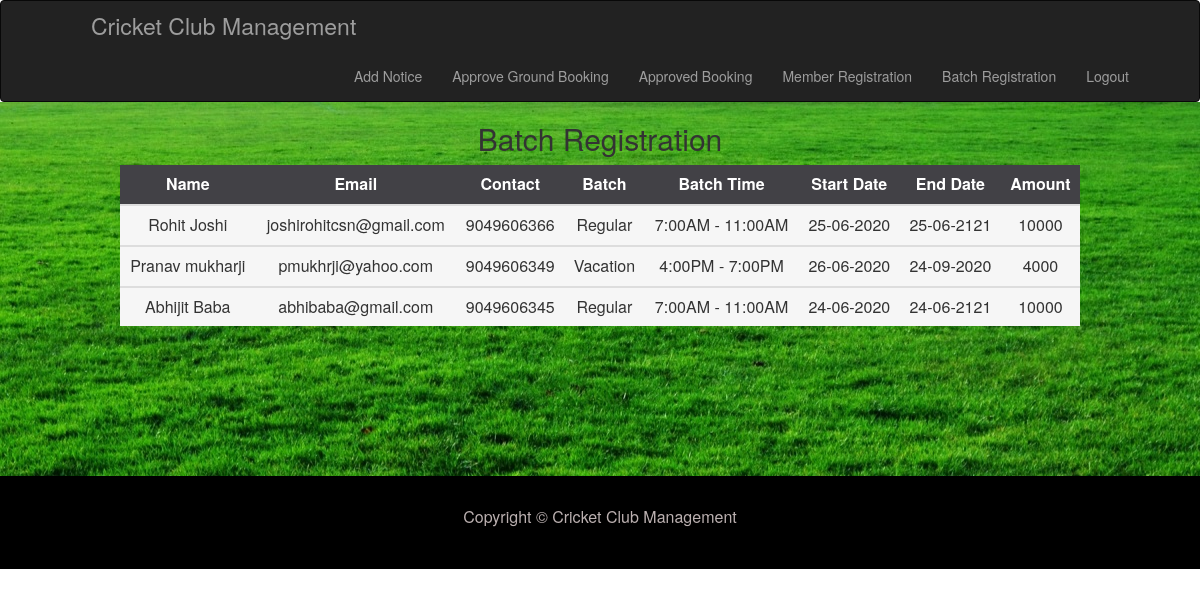
The app's page /viewbatch.php (signed in) with its own data.
### tables this page shows
CREATE TABLE `batch` (
  `bid` int(3) NOT NULL,
  `name` varchar(30) DEFAULT NULL,
  `email` varchar(30) DEFAULT NULL,
  `contact` varchar(10) DEFAULT NULL,
  `batch` varchar(20) DEFAULT NULL,
  `batchtime` varchar(40) DEFAULT NULL,
  `startdate` varchar(40) DEFAULT NULL,
  `enddate` varchar(40) DEFAULT NULL,
  `amt` int(8) DEFAULT NULL
);

### viewbatch.php (the view, shortened to what this page needs)
<?php
    $uid = ! empty($_SESSION['uid']) ? $_SESSION['uid'] : ' ' ;
    if($uid==" ")
    {
        echo "<script>window.location.href='index.php';</script>";
    }
    else
    {
        $con=mysqli_connect('localhost','root','','ccm');
        $row=mysqli_query($con,"select *from batch");
        if(mysqli_num_rows($row)==0)
        {
            echo "<script>alert('No data found!!!!!');</script>";
        }
        else
        {
            include("a_menubar.php");
        }
?>
    <body>
        <div id="viewbatch" class="table-responsive" style="background:url('./images/banner_5.jpg');">
        <h2><center>Batch Registration</center></h2>
            <center>
            <table class="table table-hover" style="width:80%; margin-bottom:150px;">
                <thead style="color:white; background:#424146; text-align:center;">
                    <tr>
                        <th><center>Name</center></th>
                        <th><center>Email</center></th>
                        <th><center>Contact</center></th>
                        <th><center>Batch</center></th>
                        <th><center>Batch Time</center></th>
                        <th><center>Start Date</center></th>
                        <th><center>End Date</center></th>
                        <th><center>Amount</center></th>
                    </tr>
                </thead>
                    <?php
                        while($res=mysqli_fetch_array($row))
                        {
                            $name=$res['name'];
                            $email=$res['email'];
                            $contact=$res['contact'];
                            $batch=$res['batch'];
                            $batchtime=$res['batchtime'];
                            $startdate=$res['startdate'];
                            $enddate=$res['enddate'];
                            $amount=$res['amt'];
                            echo "
                                <tbody bgcolor='#f6f6f6'>
                                    <tr align='center'>
                                        <td>$name</td>
                                        <td>$email</td>
                                        <td>$contact</td>
                                        <td>$batch</td>
                                        <td>$batchtime</td>
                                        <td>$startdate</td>
                                        <td>$enddate</td>
                                        <td>$amount</td>
                                    </tr>
                                </tbody>
                                ";
                        }
                    ?>
            </table>
            </center>
        </div>
        <?php
            include("footer.php");
        ?>
<?php
    }
?>

### records on screen
batch: name "Rohit Joshi", email "joshirohitcsn@gmail.com", contact "9049606366", batch "Regular", batchtime "7:00AM - 11:00AM", startdate "25-06-2020", enddate "25-06-2121", amt "10000"
batch: name "Pranav mukharji", email "pmukhrji@yahoo.com", contact "9049606349", batch "Vacation", batchtime "4:00PM - 7:00PM", startdate "26-06-2020", enddate "24-09-2020", amt "4000"
batch: name "Abhijit Baba", email "abhibaba@gmail.com", contact "9049606345", batch "Regular", batchtime "7:00AM - 11:00AM", startdate "24-06-2020", enddate "24-06-2121", amt "10000"
